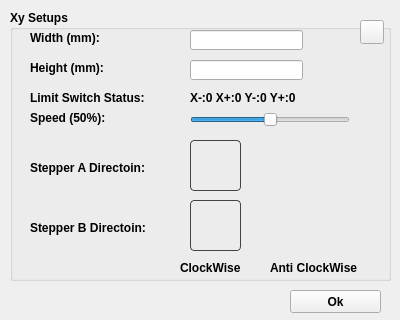
<?xml version="1.0" encoding="UTF-8"?>
<ui version="4.0">
 <class>Form</class>
 <widget class="QWidget" name="Form">
  <property name="geometry">
   <rect>
    <x>0</x>
    <y>0</y>
    <width>400</width>
    <height>320</height>
   </rect>
  </property>
  <property name="font">
   <font>
    <family>Arial</family>
    <weight>75</weight>
    <bold>true</bold>
   </font>
  </property>
  <property name="windowTitle">
   <string>Form</string>
  </property>
  <widget class="QGroupBox" name="groupBox">
   <property name="geometry">
    <rect>
     <x>10</x>
     <y>10</y>
     <width>381</width>
     <height>271</height>
    </rect>
   </property>
   <property name="title">
    <string>Xy Setups</string>
   </property>
   <widget class="QLabel" name="label">
    <property name="geometry">
     <rect>
      <x>20</x>
      <y>20</y>
      <width>151</width>
      <height>16</height>
     </rect>
    </property>
    <property name="text">
     <string>Width (mm):</string>
    </property>
   </widget>
   <widget class="QLabel" name="label_2">
    <property name="geometry">
     <rect>
      <x>20</x>
      <y>50</y>
      <width>151</width>
      <height>16</height>
     </rect>
    </property>
    <property name="text">
     <string>Height (mm):</string>
    </property>
   </widget>
   <widget class="QLineEdit" name="lineWidth">
    <property name="geometry">
     <rect>
      <x>180</x>
      <y>20</y>
      <width>113</width>
      <height>20</height>
     </rect>
    </property>
   </widget>
   <widget class="QLineEdit" name="lineHeight">
    <property name="geometry">
     <rect>
      <x>180</x>
      <y>50</y>
      <width>113</width>
      <height>20</height>
     </rect>
    </property>
   </widget>
   <widget class="QLabel" name="label_3">
    <property name="geometry">
     <rect>
      <x>20</x>
      <y>150</y>
      <width>131</width>
      <height>16</height>
     </rect>
    </property>
    <property name="text">
     <string>Stepper A Directoin:</string>
    </property>
   </widget>
   <widget class="QLabel" name="label_4">
    <property name="geometry">
     <rect>
      <x>20</x>
      <y>210</y>
      <width>131</width>
      <height>16</height>
     </rect>
    </property>
    <property name="text">
     <string>Stepper B Directoin:</string>
    </property>
   </widget>
   <widget class="QLabel" name="motoA_CK">
    <property name="geometry">
     <rect>
      <x>180</x>
      <y>130</y>
      <width>51</width>
      <height>51</height>
     </rect>
    </property>
    <property name="styleSheet">
     <string notr="true">     border: 1px solid rgb(67,67,67);
     border-radius: 4px;</string>
    </property>
    <property name="pixmap">
     <pixmap resource="images.qrc">:/images/stepping_motor-clockwise.png</pixmap>
    </property>
   </widget>
   <widget class="QLabel" name="motoB_CK">
    <property name="geometry">
     <rect>
      <x>180</x>
      <y>190</y>
      <width>51</width>
      <height>51</height>
     </rect>
    </property>
    <property name="styleSheet">
     <string notr="true">     border: 1px solid rgb(67,67,67);
     border-radius: 4px;</string>
    </property>
    <property name="pixmap">
     <pixmap resource="images.qrc">:/images/stepping_motor-clockwise.png</pixmap>
    </property>
   </widget>
   <widget class="QLabel" name="motoA_CCK">
    <property name="geometry">
     <rect>
      <x>270</x>
      <y>130</y>
      <width>51</width>
      <height>51</height>
     </rect>
    </property>
    <property name="pixmap">
     <pixmap resource="images.qrc">:/images/stepping_motor-anticlockwise.png</pixmap>
    </property>
   </widget>
   <widget class="QLabel" name="motoB_CCK">
    <property name="geometry">
     <rect>
      <x>270</x>
      <y>190</y>
      <width>51</width>
      <height>51</height>
     </rect>
    </property>
    <property name="pixmap">
     <pixmap resource="images.qrc">:/images/stepping_motor-anticlockwise.png</pixmap>
    </property>
   </widget>
   <widget class="QPushButton" name="pushButton">
    <property name="geometry">
     <rect>
      <x>350</x>
      <y>10</y>
      <width>24</width>
      <height>24</height>
     </rect>
    </property>
    <property name="styleSheet">
     <string notr="true"> QPushButton {
	border-image: url(:/images/help-icon.png) 0;
 }

 QPushButton:hover {
	border-image: url(:/images/help-icon-hover.png) 0;
 }

 QPushButton:pressed  {
	border-image: url(:/images/help-icon-click.png) 0;
 }
</string>
    </property>
    <property name="text">
     <string/>
    </property>
   </widget>
   <widget class="QLabel" name="label_5">
    <property name="geometry">
     <rect>
      <x>170</x>
      <y>250</y>
      <width>71</width>
      <height>16</height>
     </rect>
    </property>
    <property name="text">
     <string>ClockWise</string>
    </property>
   </widget>
   <widget class="QLabel" name="label_6">
    <property name="geometry">
     <rect>
      <x>260</x>
      <y>250</y>
      <width>91</width>
      <height>16</height>
     </rect>
    </property>
    <property name="text">
     <string>Anti ClockWise</string>
    </property>
   </widget>
   <widget class="QLabel" name="label_7">
    <property name="geometry">
     <rect>
      <x>20</x>
      <y>80</y>
      <width>121</width>
      <height>16</height>
     </rect>
    </property>
    <property name="text">
     <string>Limit Switch Status:</string>
    </property>
   </widget>
   <widget class="QLabel" name="label_8">
    <property name="geometry">
     <rect>
      <x>180</x>
      <y>80</y>
      <width>181</width>
      <height>16</height>
     </rect>
    </property>
    <property name="text">
     <string>X-:0 X+:0 Y-:0 Y+:0 </string>
    </property>
   </widget>
   <widget class="QSlider" name="slidSpeed">
    <property name="geometry">
     <rect>
      <x>180</x>
      <y>100</y>
      <width>160</width>
      <height>19</height>
     </rect>
    </property>
    <property name="value">
     <number>50</number>
    </property>
    <property name="orientation">
     <enum>Qt::Horizontal</enum>
    </property>
   </widget>
   <widget class="QLabel" name="labelSpeed">
    <property name="geometry">
     <rect>
      <x>20</x>
      <y>100</y>
      <width>131</width>
      <height>16</height>
     </rect>
    </property>
    <property name="text">
     <string>Speed (50%):</string>
    </property>
   </widget>
  </widget>
  <widget class="QPushButton" name="btnOk">
   <property name="geometry">
    <rect>
     <x>290</x>
     <y>290</y>
     <width>91</width>
     <height>23</height>
    </rect>
   </property>
   <property name="text">
    <string>Ok</string>
   </property>
  </widget>
 </widget>
 <resources>
  <include location="images.qrc"/>
 </resources>
 <connections/>
</ui>
